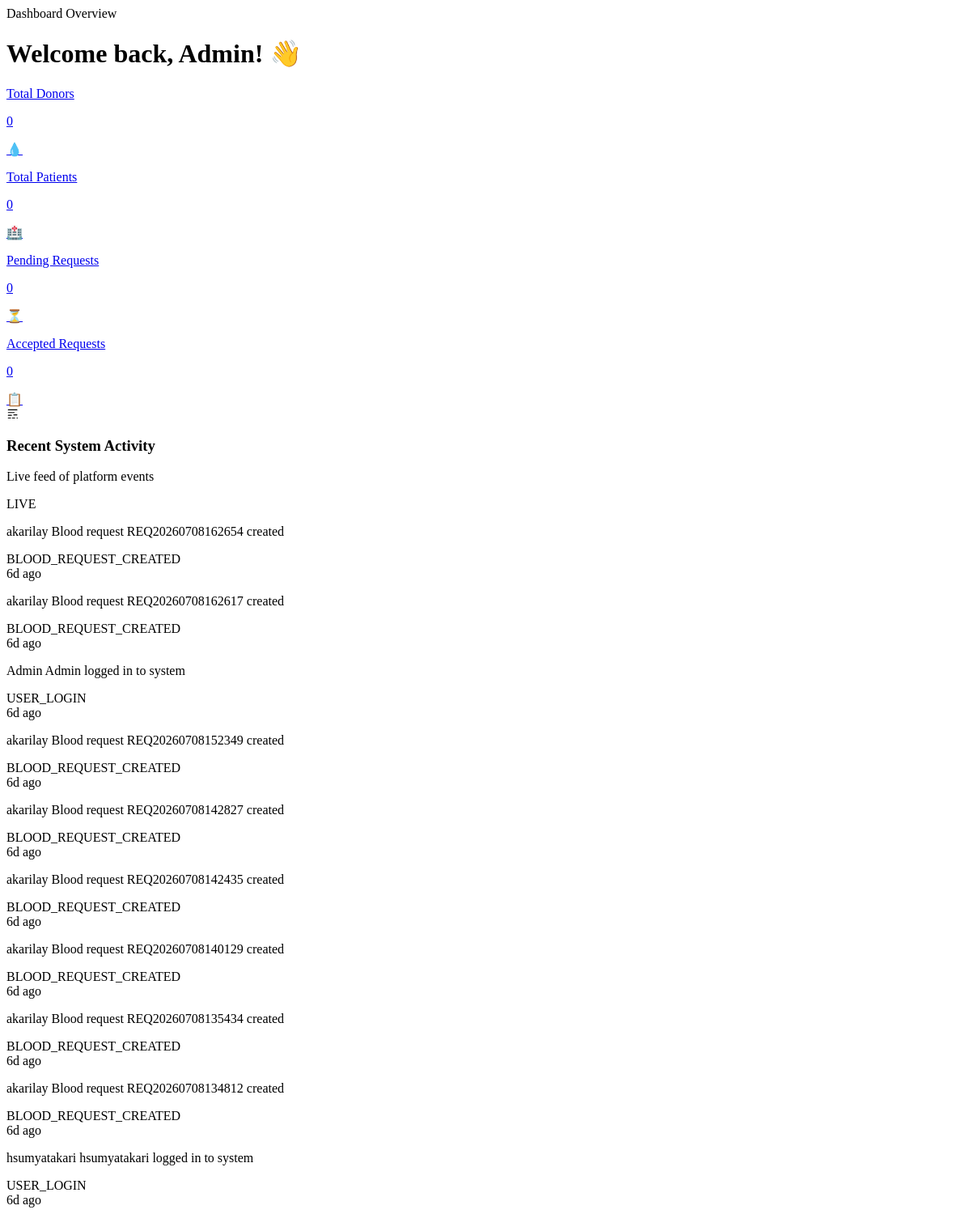
The app's page /App/Admin/Presentation/View/admin_dashboard.php, older data.
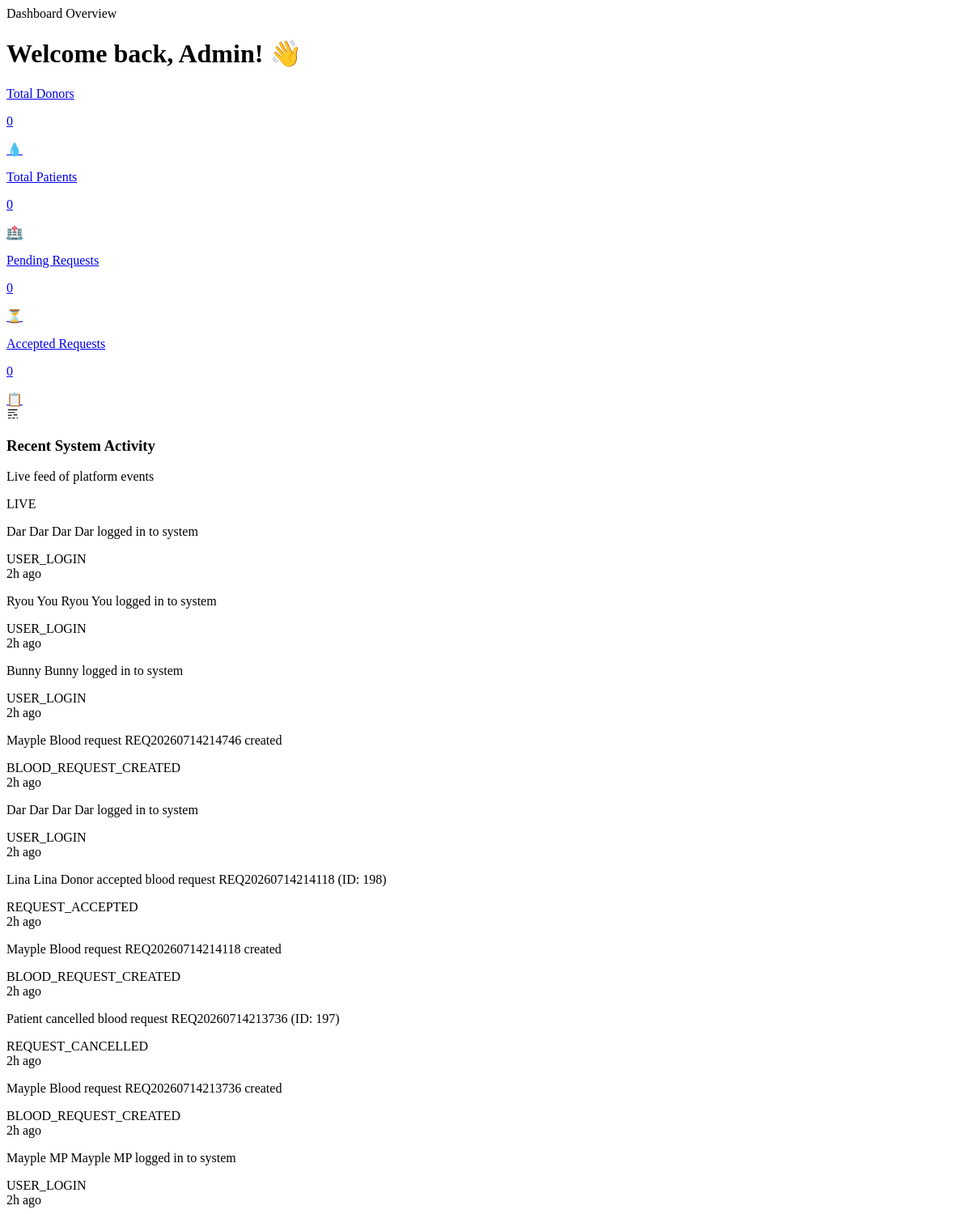
The same page, newer data.
### tables this page shows
CREATE TABLE `activity_logs` (
  `id` int(11) NOT NULL,
  `user_id` int(11) DEFAULT NULL,
  `user_name` varchar(255) DEFAULT NULL,
  `action` varchar(255) NOT NULL,
  `message` text NOT NULL,
  `type` varchar(50) DEFAULT 'INFO',
  `created_at` timestamp NOT NULL DEFAULT current_timestamp()
);

### App/Shared/infrastructure/Database/Database.php (called while the page is built, shortened)
<?php
class Database
{
    private static ?PDO $connection = null;
    public static function getConnection(): PDO
    {
        try {
            $instance = new self();
            self::$connection = new PDO(
                "mysql:host={$instance->host};dbname={$instance->dbname};charset=utf8mb4",
                $instance->username,
                $instance->password,
                [
                    PDO::ATTR_ERRMODE => PDO::ERRMODE_EXCEPTION,
                    PDO::ATTR_DEFAULT_FETCH_MODE => PDO::FETCH_ASSOC,
                    PDO::ATTR_EMULATE_PREPARES => false,
                ]
            );
            return self::$connection;
        } catch (PDOException $e) {
            throw new \Exception("DB Connection failed: " . $e->getMessage());
        }
    }
}

### App/Shared/infrastructure/Activity/ActivityLogger.php (called while the page is built, shortened)
<?php
class ActivityLogger
{
    private PDO $db;
    public function __construct()
    {
        $this->db = Database::getConnection();
    }
    public function getLatest(int $limit = 10): array
    {
        $stmt = $this->db->prepare("
            SELECT * FROM activity_logs
            ORDER BY created_at DESC
            LIMIT ?
        ");
        $stmt->bindValue(1, $limit, PDO::PARAM_INT);
        $stmt->execute();
        return $stmt->fetchAll();
    }
}

### App/Admin/Presentation/View/admin_dashboard.php (the view, shortened to what the changed rows need)
<?php
if (!isset($data) || !is_array($data)) {
    $data = [
        'adminName' => 'Admin',
        'totalDonors' => 0,
        'totalPatients' => 0,
        'pendingRequests' => 0,
        'acceptedRequests' => 0,
    ];
}
$adminName = $data['adminName'] ?? 'Admin';
$basePath = '/BloodConnect/public';
$stats = [
    ['label' => 'Total Donors', 'value' => $data['totalDonors'], 'icon' => '💧', 'bg' => 'bg-emerald-500/10 text-emerald-600 border-emerald-500/20', 'link' => "$basePath/admin/donor-management?filter=donors"],
    ['label' => 'Total Patients', 'value' => $data['totalPatients'], 'icon' => '🏥', 'bg' => 'bg-sky-500/10 text-sky-600 border-sky-500/20', 'link' => "$basePath/admin/user-management?filter=patients"],
    ['label' => 'Pending Requests', 'value' => $data['pendingRequests'], 'icon' => '⏳', 'bg' => 'bg-amber-500/10 text-amber-600 border-amber-500/20', 'link' => "$basePath/admin/blood-requests?filter=pending"],
    ['label' => 'Accepted Requests', 'value' => $data['acceptedRequests'] ?? 0, 'icon' => '📋', 'bg' => 'bg-indigo-500/10 text-indigo-600 border-indigo-500/20', 'link' => "$basePath/admin/blood-requests?filter=accepted"],
];
try {
    $logger = new \App\Shared\Infrastructure\Activity\ActivityLogger();
    $activities = $logger->getLatest(10);
} catch (\Exception $e) {
    $activities = [];
}
function timeAgo($datetime)
{
    $time = strtotime($datetime);
    $diff = time() - $time;
    $diff = floor($diff / 60);
    $diff = floor($diff / 60);
    if ($diff < 24) return $diff . "h ago";
    $diff = floor($diff / 24);
    if ($diff < 7) return $diff . "d ago";
    return date("d M", $time);
}
?>
<div class="space-y-6 md:space-y-8 max-w-7xl mx-auto px-4 sm:px-6 lg:px-8 py-6">
    <div class="animate-fade-in-up opacity-0">
        <h1 class="text-2xl md:text-3xl font-extrabold tracking-tight text-slate-950 flex items-center gap-2">
            Welcome back, <span class="bg-gradient-to-r align-middle from-rose-600 to-orange-500 bg-clip-text text-transparent"><?= htmlspecialchars($adminName) ?></span>! 👋
        </h1>
    </div>
    <section class="grid grid-cols-1 sm:grid-cols-2 lg:grid-cols-3 xl:grid-cols-4 gap-4 md:gap-6">
        <?php foreach ($stats as $index => $stat): ?>
            <?php
            $delayClass = match ($index) {
                1 => 'animation-delay-100',
                2 => 'animation-delay-200',
                3 => 'animation-delay-300',
                4 => 'animation-delay-300',
                default => '',
            };
            ?>
            <a href="<?= $stat['link'] ?>" class="animate-fade-in-up opacity-0 <?= $delayClass ?> group relative bg-white/80 backdrop-blur-md rounded-2xl p-6 shadow-sm border border-slate-100 hover:border-slate-200 hover:shadow-xl hover:-translate-y-1 transition-all duration-300 ease-out cursor-pointer">
                <div class="relative flex items-center justify-between">
                    <div class="space-y-2">
                        <p class="text-xs font-semibold text-slate-400 uppercase tracking-wider">
                            <?= htmlspecialchars($stat['label']) ?>
                        </p>
                        <p class="text-2xl md:text-3xl font-extrabold text-slate-900 tracking-tight stat-counter" data-target="<?= htmlspecialchars((string)$stat['value']) ?>">
                            0
                        </p>
                    </div>
                    <div class="<?= $stat['bg'] ?> border w-14 h-14 rounded-2xl flex items-center justify-center text-2xl shadow-inner transform group-hover:scale-110 transition-transform duration-300 ease-out">
                        <?= $stat['icon'] ?>
                    </div>
                </div>
            </a>
        <?php endforeach; ?>
    </section>
    <?php
    $typeStyles = [
        'success' => ['ring' => 'ring-emerald-500/20', 'bg' => 'bg-emerald-50', 'icon' => 'text-emerald-600', 'border' => 'border-l-emerald-500'],
        'warning' => ['ring' => 'ring-amber-500/20', 'bg' => 'bg-amber-50', 'icon' => 'text-amber-600', 'border' => 'border-l-amber-500'],
        'error'   => ['ring' => 'ring-rose-500/20', 'bg' => 'bg-rose-50', 'icon' => 'text-rose-600', 'border' => 'border-l-rose-500'],
        'info'    => ['ring' => 'ring-sky-500/20', 'bg' => 'bg-sky-50', 'icon' => 'text-sky-600', 'border' => 'border-l-sky-500'],
    ];
    ?>
    <section class="animate-fade-in-up opacity-0 animation-delay-300 bg-white rounded-2xl shadow-sm border border-slate-100 overflow-hidden">
        <div class="divide-y divide-slate-50 max-h-[420px] overflow-y-auto custom-scrollbar">
            <?php if (!empty($activities)): ?>
                <?php foreach ($activities as $act): ?>
                    <?php
                    $type = strtolower($act['type'] ?? 'info');
                    $style = $typeStyles[$type] ?? $typeStyles['info'];
                    $action = htmlspecialchars($act['action'] ?? '');
                    $userName = htmlspecialchars($act['user_name'] ?? '');
                    ?>
                    <div class="relative pl-5 sm:pl-6 pr-5 sm:pr-6 py-3.5 flex items-start gap-3.5 hover:bg-slate-50/60 transition-colors group border-l-2 border-transparent hover:<?= $style['border'] ?>">
                        <div class="flex-1 min-w-0 pt-0.5">
                            <p class="text-sm text-slate-700 leading-snug group-hover:text-slate-900 transition-colors">
                                <?php if ($userName): ?>
                                    <span class="font-semibold text-slate-800"><?= $userName ?></span>
                                <?php endif; ?>
                                <?= htmlspecialchars($act['message']) ?>
                            </p>
                            <?php if ($action): ?>
                                <span class="inline-block mt-1 text-[11px] font-medium text-slate-400 bg-slate-100/80 px-2 py-0.5 rounded leading-none">
                                    <?= $action ?>
                                </span>
                            <?php endif; ?>
                        </div>
                        <span class="text-[11px] font-semibold text-slate-400 whitespace-nowrap shrink-0 mt-1 bg-slate-50 group-hover:bg-white group-hover:text-slate-600 border border-transparent group-hover:border-slate-100 px-2 py-1 rounded-md transition-all duration-200">
                            <?= timeAgo($act['created_at']) ?>
                        </span>
                    </div>
                <?php endforeach; ?>
            <?php endif; ?>
        </div>
    </section>
</div>

Row changes from the older to the newer data that the page shows:
no longer on this page (row unchanged): activity_logs: user_name "akarilay", message "Blood request REQ20260708162654 created", action "BLOOD_REQUEST_CREATED", created_at "6d ago"
no longer on this page (row unchanged): activity_logs: user_name "akarilay", message "Blood request REQ20260708162617 created", action "BLOOD_REQUEST_CREATED", created_at "6d ago"
no longer on this page (row unchanged): activity_logs: user_name "Admin", message "Admin logged in to system", action "USER_LOGIN", created_at "6d ago"
no longer on this page (row unchanged): activity_logs: user_name "akarilay", message "Blood request REQ20260708152349 created", action "BLOOD_REQUEST_CREATED", created_at "6d ago"
no longer on this page (row unchanged): activity_logs: user_name "akarilay", message "Blood request REQ20260708142827 created", action "BLOOD_REQUEST_CREATED", created_at "6d ago"
no longer on this page (row unchanged): activity_logs: user_name "akarilay", message "Blood request REQ20260708142435 created", action "BLOOD_REQUEST_CREATED", created_at "6d ago"
no longer on this page (row unchanged): activity_logs: user_name "akarilay", message "Blood request REQ20260708140129 created", action "BLOOD_REQUEST_CREATED", created_at "6d ago"
no longer on this page (row unchanged): activity_logs: user_name "akarilay", message "Blood request REQ20260708135434 created", action "BLOOD_REQUEST_CREATED", created_at "6d ago"
no longer on this page (row unchanged): activity_logs: user_name "akarilay", message "Blood request REQ20260708134812 created", action "BLOOD_REQUEST_CREATED", created_at "6d ago"
no longer on this page (row unchanged): activity_logs: user_name "hsumyatakari", message "hsumyatakari logged in to system", action "USER_LOGIN", created_at "6d ago"
added activity_logs: user_name "Dar Dar", message "Dar Dar logged in to system", action "USER_LOGIN", created_at "2h ago"
added activity_logs: user_name "Ryou You", message "Ryou You logged in to system", action "USER_LOGIN", created_at "2h ago"
added activity_logs: user_name "Bunny", message "Bunny logged in to system", action "USER_LOGIN", created_at "2h ago"
added activity_logs: user_name "Mayple", message "Blood request REQ20260714214746 created", action "BLOOD_REQUEST_CREATED", created_at "2h ago"
added activity_logs: user_name "Dar Dar", message "Dar Dar logged in to system", action "USER_LOGIN", created_at "2h ago"
added activity_logs: user_name "Lina Lina", message "Donor accepted blood request REQ20260714214118 (ID: 198)", action "REQUEST_ACCEPTED", created_at "2h ago"
added activity_logs: user_name "Mayple", message "Blood request REQ20260714214118 created", action "BLOOD_REQUEST_CREATED", created_at "2h ago"
added activity_logs: message "Patient cancelled blood request REQ20260714213736 (ID: 197)", action "REQUEST_CANCELLED", created_at "2h ago"
added activity_logs: user_name "Mayple", message "Blood request REQ20260714213736 created", action "BLOOD_REQUEST_CREATED", created_at "2h ago"
added activity_logs: user_name "Mayple MP", message "Mayple MP logged in to system", action "USER_LOGIN", created_at "2h ago"
